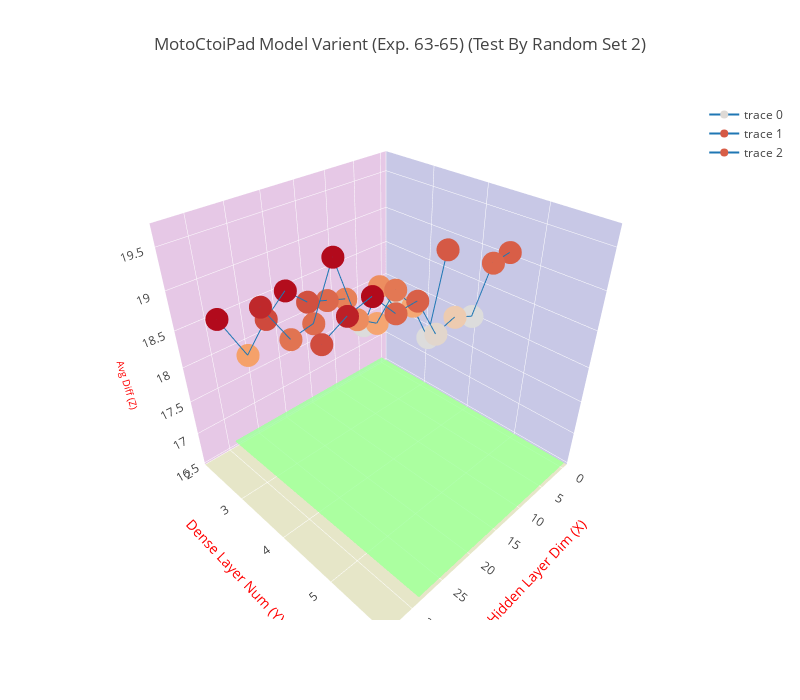

The notebook cell saved with this chart:
### Code cell
trace = go.Scatter3d(
    x=x1, y=y1, z=z1,
    marker=dict(
        size=8,
        color=z1
    ),
    line=dict(
        color='#1f77b4',
        width=2
    )
)

trace2 = go.Scatter3d(
    x=x2, y=y2, z=z2,
    marker=dict(
        size=8,
        color=z2
    ),
    line=dict(
        color='#1f77b4',
        width=2
    )
)

trace3 = go.Scatter3d(
    x=x3, y=y3, z=z3,
    marker=dict(
        size=8,
        color=z3
    ),
    line=dict(
        color='#1f77b4',
        width=2
    )
)

trace4 = go.Surface(
    z=polyfit_list,
    opacity=0.7,
    colorscale='Jet',
    showscale=False
)

data = [trace, trace2, trace3, trace4]
layout = go.Layout(
    width=800,
    height=700,
    title= title,
    scene=dict(
        xaxis=dict(
            title='Hidden Layer Dim (X)',
            titlefont=dict(
                size=14,
                color='#ff0000'
            ),
            gridcolor='rgb(255, 255, 255)',
            zerolinecolor='rgb(255, 255, 255)',
            showbackground=True,
            backgroundcolor='rgb(200, 200, 230)'
        ),
        yaxis=dict(
            nticks = 5,
            range = [2, 6],
            title='Dense Layer Num (Y)',
            titlefont=dict(
                size=14,
                color='#ff0000'
            ),
            gridcolor='rgb(255, 255, 255)',
            zerolinecolor='rgb(255, 255, 255)',
            showbackground=True,
            backgroundcolor='rgb(230, 200, 230)'
        ),
        zaxis=dict(
            title='Avg Diff (Z)',
            titlefont=dict(
                size=10,
                color='#ff0000'
            ),
            gridcolor='rgb(255, 255, 255)',
            zerolinecolor='rgb(255, 255, 255)',
            showbackground=True,
            backgroundcolor='rgb(230, 230, 200)'
        ),
    )
)

fig = go.Figure(data=data, layout=layout)
plotly.offline.iplot(fig)

### Figure 1 — Plotly figure (JSON) as saved in the notebook; plotly's stock layout.template omitted (floating-point values rounded to 4 significant figures; data arrays with more than 128 entries replaced by an {"elided": "..."} marker saying what was removed)
{"data": [{"line": {"color": "#1f77b4", "width": 2}, "marker": {"color": [18.04, 18.47, 18.02, 18.52, 18.61, 18.7, 18.96, 18.72, 18.39, 18.97], "size": 8}, "type": "scatter3d", "uid": "83fad99c-e131-11e8-861e-001a7dda7111", "x": [6, 9, 12, 15, 18, 21, 24, 27, 30, 33], "y": [3, 3, 3, 3, 3, 3, 3, 3, 3, 3], "z": [18.04, 18.47, 18.02, 18.52, 18.61, 18.7, 18.96, 18.72, 18.39, 18.97]}, {"line": {"color": "#1f77b4", "width": 2}, "marker": {"color": [19.14, 18.09, 18.64, 18.96, 18.66, 18.83, 19.63, 19.03, 18.98, 19.45], "size": 8}, "type": "scatter3d", "uid": "83fad99d-e131-11e8-9e56-001a7dda7111", "x": [6, 9, 12, 15, 18, 21, 24, 27, 30, 33], "y": [4, 4, 4, 4, 4, 4, 4, 4, 4, 4], "z": [19.14, 18.09, 18.64, 18.96, 18.66, 18.83, 19.63, 19.03, 18.98, 19.45]}, {"line": {"color": "#1f77b4", "width": 2}, "marker": {"color": [19.39, 19.37, 18.86, 18.97, 18.9, 19.38, 19.37, 19.66, 19.59, 19.45], "size": 8}, "type": "scatter3d", "uid": "83fad99e-e131-11e8-87f0-001a7dda7111", "x": [6, 9, 12, 15, 18, 21, 24, 27, 30, 33], "y": [5, 5, 5, 5, 5, 5, 5, 5, 5, 5], "z": [19.39, 19.37, 18.86, 18.97, 18.9, 19.38, 19.37, 19.66, 19.59, 19.45]}, {"colorscale": "Jet", "opacity": 0.7, "showscale": false, "type": "surface", "uid": "83fad99f-e131-11e8-95c4-001a7dda7111", "z": {"elided": "7x30 float values"}}], "layout": {"height": 700, "scene": {"xaxis": {"backgroundcolor": "rgb(200, 200, 230)", "gridcolor": "rgb(255, 255, 255)", "showbackground": true, "title": "Hidden Layer Dim (X)", "titlefont": {"color": "#ff0000", "size": 14}, "zerolinecolor": "rgb(255, 255, 255)"}, "yaxis": {"backgroundcolor": "rgb(230, 200, 230)", "gridcolor": "rgb(255, 255, 255)", "nticks": 5, "range": [2, 6], "showbackground": true, "title": "Dense Layer Num (Y)", "titlefont": {"color": "#ff0000", "size": 14}, "zerolinecolor": "rgb(255, 255, 255)"}, "zaxis": {"backgroundcolor": "rgb(230, 230, 200)", "gridcolor": "rgb(255, 255, 255)", "showbackground": true, "title": "Avg Diff (Z)", "titlefont": {"color": "#ff0000", "size": 10}, "zerolinecolor": "rgb(255, 255, 255)"}}, "title": "MotoCtoiPad Model Varient (Exp. 63-65) (Test By Random Set 2)", "width": 800}}
